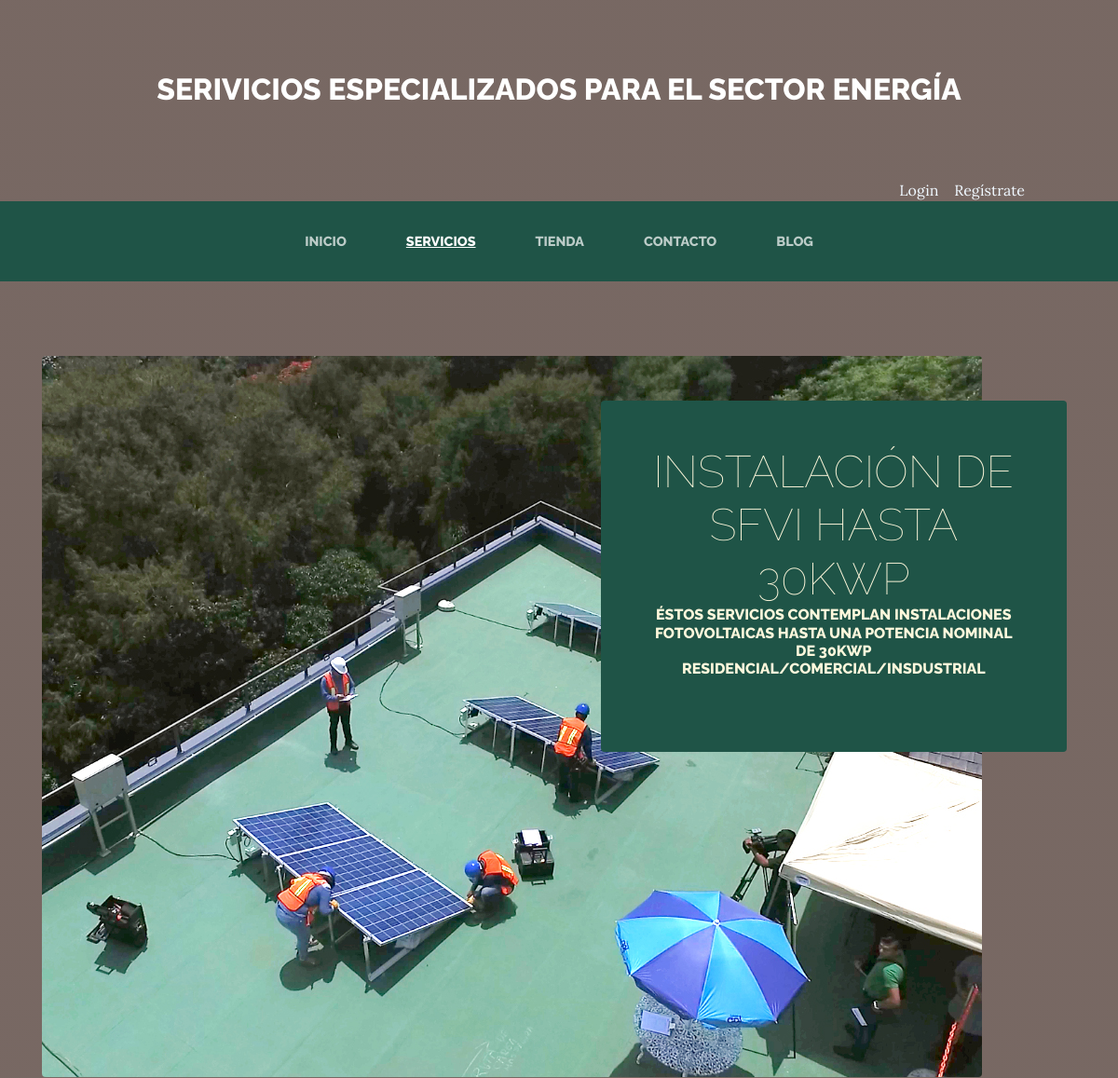
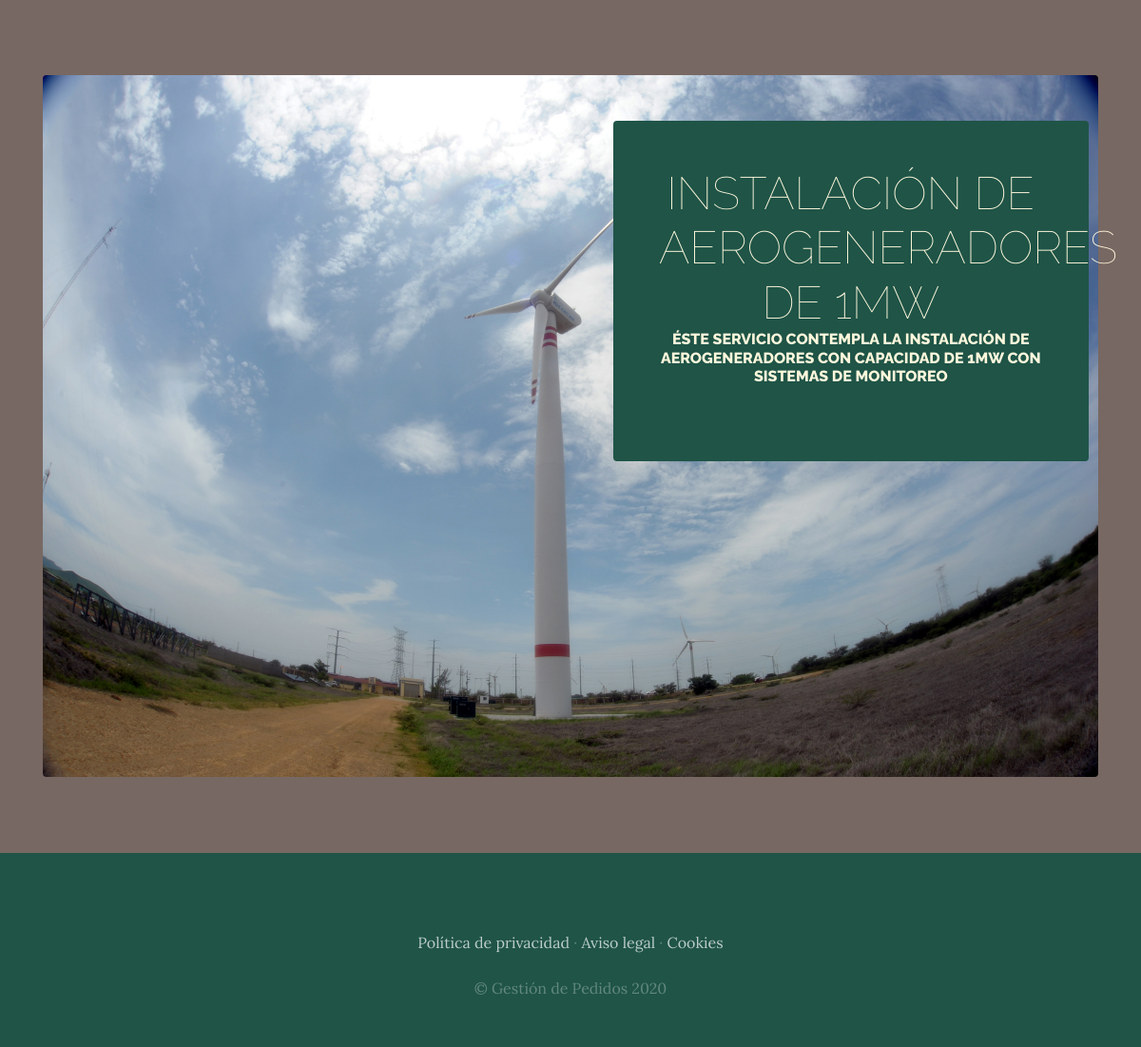
The app's page /servicios/ with its own data (2 pictures, top to bottom).
### servicios/models.py (models this page shows, shortened)
class Servicio(models.Model):
    titulo = models.CharField(max_length=50)
    contenido = models.CharField(max_length=500)
    imagen = models.ImageField(upload_to="servicios")
    created = models.DateField(auto_now_add=True)
    updated = models.DateField(auto_now_add=True)
    class Meta:
        verbose_name = "servicio"
        verbose_name_plural = "servicios"

### servicios/views.py (the view)
# urls.py: path("servicios/", include("servicios.urls")),
def servicios(request):
    servicios = Servicio.objects.all()
    return render(request, "servicios/servicios.html", {"servicios": servicios})

### carro/context_processor.py (called while the page is built)
def importe_total_carro(request):
    total = 0
    if request.user.is_authenticated:
        for key, value in request.session["carro"].items():
            total = total + float(value["precio"])
    else:
        total = "Debes iniciar sesión"
    return {"importe_total_carro": total}

### servicios/templates/servicios/servicios.html
{% extends "ProyectoWebApp/base.html" %}
{% load static %}
{% block content %}
{% for servicio in servicios %}
<section class="page-section clearfix">
    <div class="container">
        <div class="intro">
            <img class="intro-img img-fluid mb-3 mb-lg-0 rounded" src="{{servicio.imagen.url}}" alt=""
                style="width: auto;">
            <div class="intro-text left-0 text-center bg-faded p-5 rounded">
                <h2 class="section-heading mb-4">
                    <span class="section-heading-lower">{{servicio.titulo}}</span>
                    <span class="section-heading-upper">{{servicio.contenido}}</span>
                </h2>
            </div>
        </div>
    </div>
</section>
{% endfor %}
{% endblock %}

### ProyectoWebApp/templates/ProyectoWebApp/base.html (shortened to what this page needs)
<html>
<head>
    {% load static %}
    <link href="{% static 'ProyectoWebApp/vendor/bootstrap/css/bootstrap.min.css' %}" rel="stylesheet">
    <link href="{% static 'ProyectoWebApp/css/gestion.css' %}" rel="stylesheet">
</head>
<body>
    <h1 class="site-heading text-center text-white d-none d-lg-block">
        <span class="site-heading-upper">Serivicios especializados para el sector energía</span>
    </h1>
    <div style=" text-align: right; margin-right: 100px; color:aliceblue">
        {% if user.is_authenticated %}
        Hola {{user.username}} &nbsp;&nbsp; <a href="{% url 'cerrar_sesion' %}" style="color: aliceblue;">Cerrar
            sesión</a>
        {% else %}
        <a href="{% url 'logear' %}" style="color: aliceblue;">Login</a> &nbsp;&nbsp; <a
            href="{% url 'Autenticacion' %}" style="color: aliceblue;">
            Regístrate</a>
        {% endif %}
    </div>
    <nav class="navbar navbar-expand-lg navbar-dark py-lg-4" id="mainNav">
        <div class="container">
            <div class="collapse navbar-collapse" id="navbarResponsive">
                <ul class="navbar-nav mx-auto">
                    <li class="nav-item {% if request.path == '/' %}active{% endif %} px-lg-4">
                        <a class="nav-link text-uppercase text-expanded" href="{% url 'Home' %}">Inicio</a>
                    </li>
                    <li class="nav-item {% if request.path == '/servicios/' %}active{% endif %} px-lg-4">
                        <a class="nav-link text-uppercase text-expanded" href="{% url 'Servicios' %}">Servicios</a>
                    </li>
                    <li class="nav-item {% if request.path == '/tienda/' %}active{% endif %} px-lg-4">
                        <a class="nav-link text-uppercase text-expanded" href="{% url 'Tienda' %}">Tienda</a>
                    </li>
                    <li class="nav-item {% if request.path == '/contacto/' %}active{% endif %} px-lg-4">
                        <a class="nav-link text-uppercase text-expanded" href="{% url 'Contacto' %}">Contacto</a>
                    </li>
                    <li class="nav-item {% if request.path|slice:':6' == '/blog/' %}active{% endif %} px-lg-4">
                        <a class="nav-link text-uppercase text-expanded" href="{% url 'Blog' %}">Blog</a>
                    </li>
                </ul>
            </div>
        </div>
    </nav>
    {% block content %}
    {% endblock %}
    <footer class="footer text-faded text-center py-5">
        <div class="container">
            <p class="m-0 mbt">
                <a href="sample.html" class="link">Política de privacidad</a> ·
                <a href="sample.html" class="link">Aviso legal</a> ·
                <a href="sample.html" class="link">Cookies</a>
            </p>
            <p class="m-0 mbt1">&copy; Gestión de Pedidos 2020</p>
        </div>
    </footer>
</body>
</html>

### ProyectoWebApp/static/ProyectoWebApp/css/gestion.css (style rules this page uses)
body { font-family: 'Lora'; background: linear-gradient(rgba(47, 23, 15, 0.65), rgba(47, 23, 15, 0.65)), url("../img/fondo.jpg"); background-attachment: fixed; background-position: center; background-size: cover; }
h1, h2, h3, h4, h5, h6 { font-family: 'Raleway'; }
p { line-height: 1.75; }
.text-faded { color: rgba(255, 255, 255, 0.3); }
.site-heading { margin-top: 5rem; margin-bottom: 5rem; text-transform: uppercase; line-height: 1; font-family: 'Raleway'; }
.site-heading .site-heading-upper { display: block; font-size: 2rem; font-weight: 800; }
.page-section { margin-top: 5rem; margin-bottom: 5rem; }
.section-heading { text-transform: uppercase; }
.section-heading .section-heading-upper { display: block; font-size: 1rem; font-weight: 800; padding-bottom: .5rem; }
.section-heading .section-heading-lower { display: block; font-size: 3rem; font-weight: 100; }
.bg-faded { background-color: rgba(255, 255, 255, 0.85); }
#mainNav { background-color: rgb(31, 84, 71); font-family: 'Raleway'; }
#mainNav .navbar-nav .nav-item .nav-link { color: rgba(255, 255, 255, 0.7); font-weight: 800; }
#mainNav .navbar-nav .nav-item.active .nav-link { color: #ffffff; text-decoration: underline; }
@media (min-width: 992px) { #mainNav .navbar-nav .nav-item .nav-link { font-size: 0.9rem; } }
.intro { position: relative; }
@media (min-width: 992px) { .intro .intro-img { width: 75%; float: left; } }
@media (min-width: 992px) { .intro .intro-text { left: 600; width: 60%; margin-top: 3rem; background-color: rgb(31, 84, 71); color: cornsilk; position: absolute; } }
@media (min-width: 1200px) { .intro .intro-text { width: 45%; } }
.footer { background-color: rgb(31, 84, 71); }
.mbt { padding-top: 2rem; }
.mbt1 { padding-top: 1.25rem; }
a.link { color: rgba(255, 255, 255, 0.7); }

### records on screen
Servicio: imagen (picture), titulo "INSTALACIÓN DE SFVI HASTA 30KWP", contenido "ÉSTOS SERVICIOS CONTEMPLAN INSTALACIONES FOTOVOLTAICAS HASTA UNA POTENCIA NOMINAL DE 30KWP RESIDENCIAL/COMERCIAL/INSDUSTRIAL"
Servicio: imagen (picture), titulo "INSTALACIÓN DE AEROGENERADORES DE 1MW", contenido "ÉSTE SERVICIO CONTEMPLA LA INSTALACIÓN DE AEROGENERADORES CON CAPACIDAD DE 1MW CON SISTEMAS DE MONITOREO"
